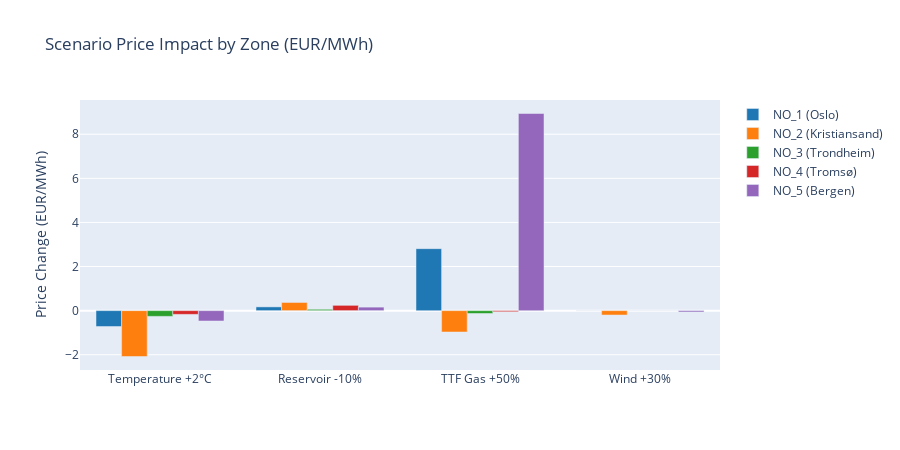

The notebook cell this image was saved under:
### Code cell
fig = go.Figure()
for zone in ZONES:
    if zone not in scenario_results:
        continue
    deltas = [r["delta_eur"] for r in scenario_results[zone]]
    names = [r["scenario"] for r in scenario_results[zone]]
    fig.add_trace(go.Bar(
        name=f"{zone} ({ZONE_NAMES[zone]})",
        x=names, y=deltas,
        marker_color=zone_colors[zone],
    ))

fig.update_layout(
    barmode="group",
    title="Scenario Price Impact by Zone (EUR/MWh)",
    yaxis_title="Price Change (EUR/MWh)",
    height=450,
)
fig.show()

### Figure 1 — Plotly figure (JSON) as saved in the notebook; plotly's stock layout.template omitted (floating-point values rounded to 4 significant figures)
{"data": [{"marker": {"color": "#1f77b4"}, "name": "NO_1 (Oslo)", "type": "bar", "x": ["Temperature +2°C", "Reservoir -10%", "TTF Gas +50%", "Wind +30%"], "y": [-0.72, 0.17, 2.81, 0]}, {"marker": {"color": "#ff7f0e"}, "name": "NO_2 (Kristiansand)", "type": "bar", "x": ["Temperature +2°C", "Reservoir -10%", "TTF Gas +50%", "Wind +30%"], "y": [-2.08, 0.37, -0.97, -0.2]}, {"marker": {"color": "#2ca02c"}, "name": "NO_3 (Trondheim)", "type": "bar", "x": ["Temperature +2°C", "Reservoir -10%", "TTF Gas +50%", "Wind +30%"], "y": [-0.26, 0.06, -0.13, 0]}, {"marker": {"color": "#d62728"}, "name": "NO_4 (Tromsø)", "type": "bar", "x": ["Temperature +2°C", "Reservoir -10%", "TTF Gas +50%", "Wind +30%"], "y": [-0.17, 0.24, -0.05, 0]}, {"marker": {"color": "#9467bd"}, "name": "NO_5 (Bergen)", "type": "bar", "x": ["Temperature +2°C", "Reservoir -10%", "TTF Gas +50%", "Wind +30%"], "y": [-0.47, 0.16, 8.94, -0.06]}], "layout": {"barmode": "group", "height": 450, "title": {"text": "Scenario Price Impact by Zone (EUR/MWh)"}, "yaxis": {"title": {"text": "Price Change (EUR/MWh)"}}}}
